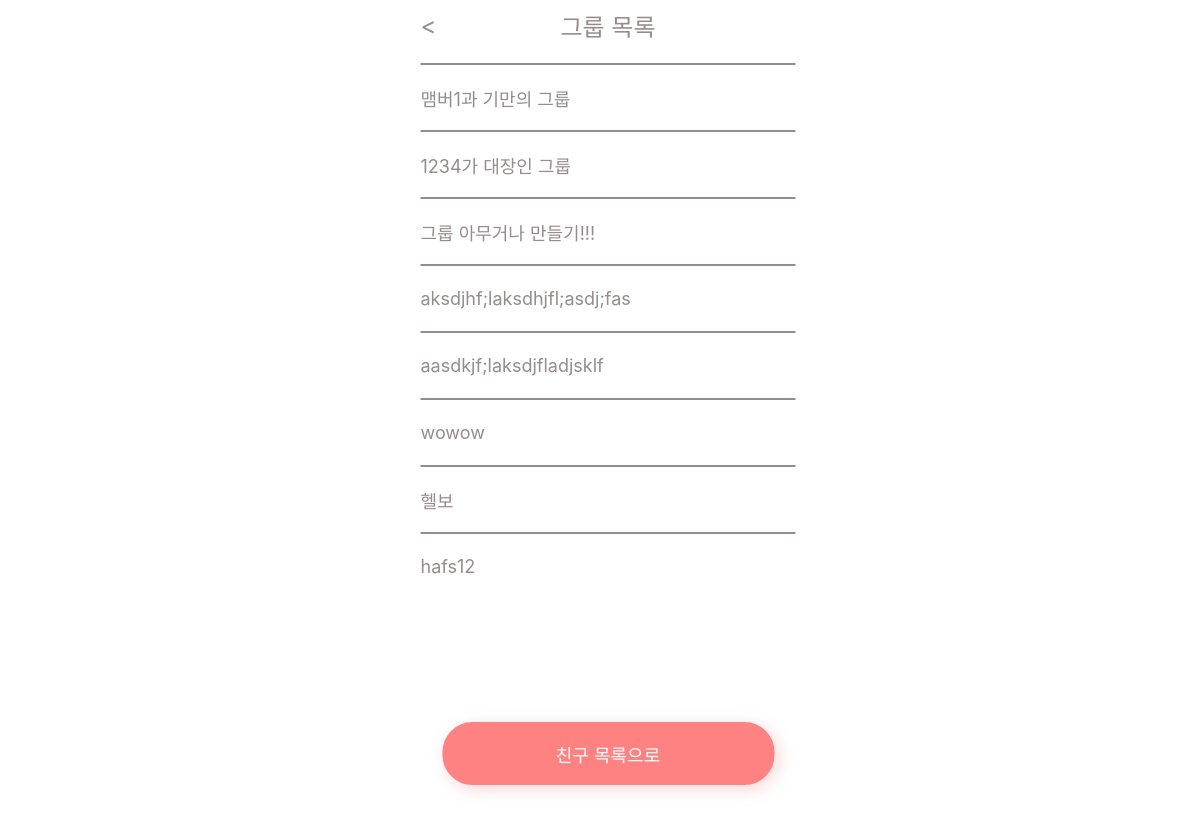
Before: /gpark/group_list/ (signed in) with the older database file.
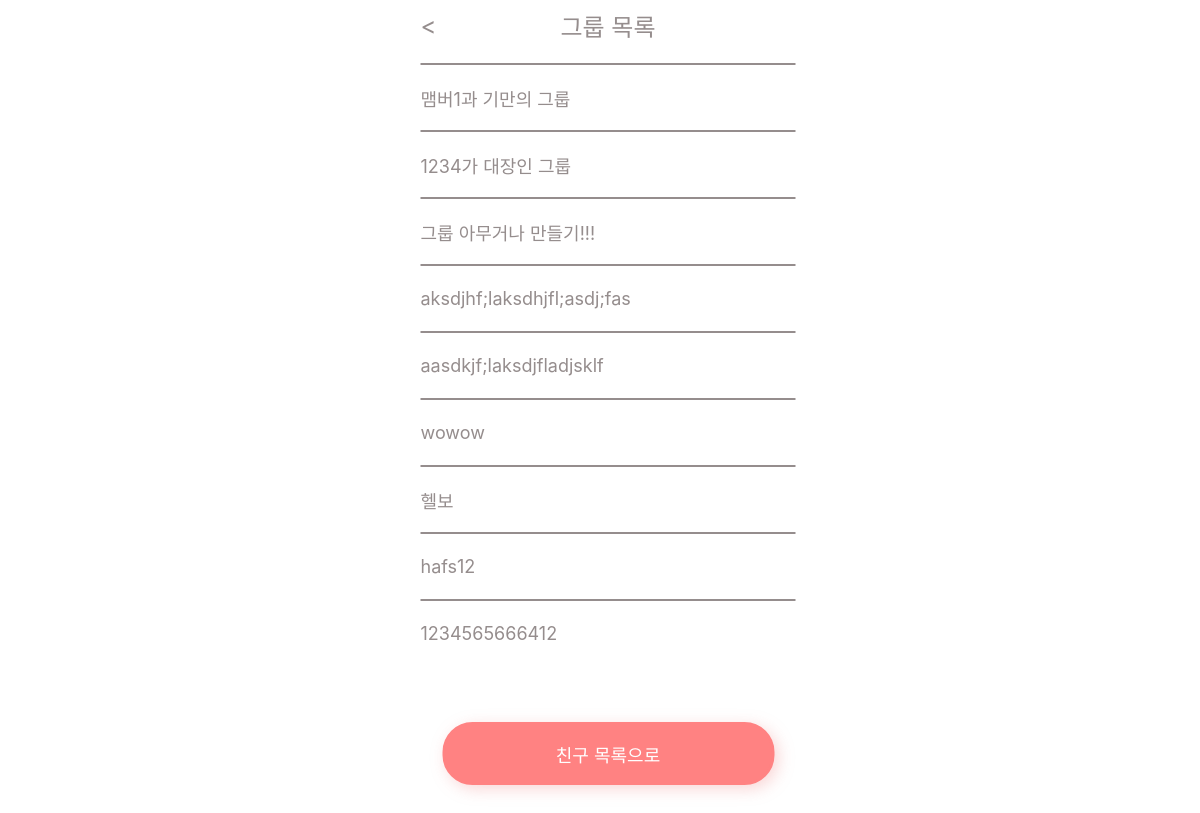
After: the same page with the newer database file.
### mainApp/models.py (models this page shows)
class Groups(models.Model):
    creater = models.ForeignKey(User, on_delete=models.CASCADE, related_name="owning")
    name = models.CharField(max_length=30)
    members = models.ManyToManyField(User, related_name="mygroups")
    invitation_link = models.IntegerField(null=True)

### mainApp/views.py (the view, shortened to what this page needs)
# urls.py: path('<slug:card_link>/group_list/', views.group_list, name="group_list"),
@login_required(login_url="/registration/login")
def group_list(request, card_link):
    user = request.user
    groups = user.mygroups.all()
    card = Card.objects.get(link=card_link)
    if card.owner == user:
        return render(request, "group_list.html",{
            "card":card,
            'user':user,
            'groups':groups,
        })

### mainApp/templates/group_list.html
{% extends 'base.html' %}
{% block css %}
{% load static %}
<link rel="stylesheet" type="text/css" href="{% static 'group_list.css' %}">
{% endblock css %}
{% block content %}
{% if error %}
<p class="error_message">{{ error }}</p>
{% else %}
<div class="title-bar">
    <div>
        <a href="{% url 'home' %}"> < </a>
    </div>
    <div class="title">그룹 목록</div>
    <div class="invisible"> > </div>
</div>
<div class="groups">
    {% for group in groups %}
    <div class="hl"></div>
    <div class="group">
        <a href="{% url 'group_detail' group.pk %}">{{ group.name }}</a>
    </div>
    {% endfor %}
</div>
<a href="{% url 'friend_list' card.link %}">
    <button type="submit">
        친구 목록으로
    </button>
</a>
{% endif %}
{% endblock content %}

### mainApp/templates/base.html (shortened to what this page needs)
<!DOCTYPE html>
<html lang="en">
<head>
    {% load static %}
    <link rel="stylesheet" href="{% static 'base.css'%}" />
    {% block css %}
    {% endblock css %}
</head>
<body>
    {% block content %} {% endblock content %}
</body>
</html>

### mainApp/static/base.css (style rules this page uses)
* { font-family: Pretendard, -apple-system, BlinkMacSystemFont, system-ui, Roboto, 'Helvetica Neue', 'Segoe UI', 'Apple SD Gothic Neo', 'Noto Sans KR', 'Malgun Gothic', sans-serif; }
body { position: absolute; left: 50%; margin-right: -50%; transform: translate(-50%, 0); width: 375px; height: 812px; }

### mainApp/static/group_list.css (style rules this page uses)
.title-bar { display: flex; justify-content: space-between; align-items: center; color: #958D8D; font-size: 24px; margin-bottom: 20px; }
.title { font-size: 24px; }
.invisible { color: transparent; }
a { text-decoration: none; color: #958D8D; }
.group { display: flex; align-items: center; height: 65px; }
.group > a { font-size: 18px; }
.hl { border-top: 1px; border: solid #958D8D 1px; }
button { position: absolute; left: 50%; margin-right: -50%; transform: translate(-50%, 0); background: #FF8282; border-radius: 30px; border: solid #FF8282; color: white; font-size: 18px; width: 332px; height: 63px; bottom: 35px; filter: drop-shadow(4px 4px 8px rgba(230, 91, 91, 0.25)); }

Changed rows visible on the page:
added Groups: name "1234565666412"
